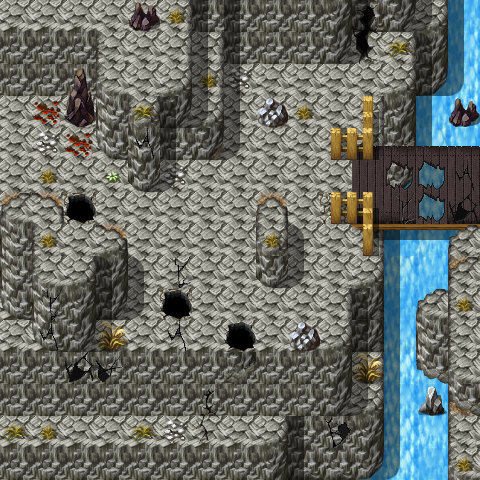

This is a level from a 2D game, rendered from its Tiled map with the project's own tilesets. A one-line summary and the map file follow, with tile-layer data summarised:
An orthogonal 15x15 tile map with 32x32 px tiles, 5 tile layers (Ground, Objects, Objects_replace, Above, ...), 1 hidden layer not drawn, 6 tilesets and 12 objects (3x script, 3x spawn, 2x key, 2x replace, mapchange, ...).

<map version="1.0" orientation="orthogonal" width="15" height="15" tilewidth="32" tileheight="32">
    <properties>
        <property name="outdoors" value="1" />
    </properties>
    <tileset firstgid="1" name="map_4" tilewidth="32" tileheight="32">
        <image source="../drawable/map_4.png" width="256" height="256" />
    </tileset>
    <tileset firstgid="65" name="map_3" tilewidth="32" tileheight="32">
        <image source="../drawable/map_3.png" width="256" height="256" />
    </tileset>
    <tileset firstgid="129" name="map_5" tilewidth="32" tileheight="32">
        <image source="../drawable/map_5.png" width="256" height="256" />
    </tileset>
    <tileset firstgid="193" name="map_0" tilewidth="32" tileheight="32">
        <image source="../drawable/map_0.png" width="256" height="256" />
    </tileset>
    <tileset firstgid="257" name="map_1" tilewidth="32" tileheight="32">
        <image source="../drawable/map_1.png" width="256" height="256" />
    </tileset>
    <tileset firstgid="321" name="map_2" tilewidth="32" tileheight="32">
        <image source="../drawable/map_2.png" width="256" height="256" />
    </tileset>
    <layer name="Ground" width="15" height="15">
        <data>[225 cells, 225 non-empty, 15 distinct tile ids]</data>
    </layer>
    <layer name="Objects" width="15" height="15">
        <data>[225 cells, 87 non-empty, 45 distinct tile ids]</data>
    </layer>
    <layer name="Objects_replace" width="15" height="15">
        <data>[225 cells, 2 non-empty, 1 distinct tile ids]</data>
    </layer>
    <layer name="Above" width="15" height="15">
        <data>[225 cells, 73 non-empty, 25 distinct tile ids]</data>
    </layer>
    <layer name="Top" width="15" height="15">
        <data>[225 cells, 2 non-empty, 2 distinct tile ids]</data>
    </layer>
    <layer name="Walkable" width="15" height="15" visible="0">
        <data>[225 cells, 167 non-empty, 1 distinct tile ids]</data>
    </layer>
    <objectgroup name="Mapevents" visible="0">
        <object name="west" type="mapchange" x="0" y="96" width="32" height="96">
            <properties>
                <property name="map" value="arulirmountain1" />
                <property name="place" value="east" />
            </properties>
        </object>
        <object name="arulirmountain_brokenbridge" type="script" x="352" y="160" width="32" height="32">
            <properties>
                <property name="when" value="enter" />
            </properties>
        </object>
        <object name="arulirmountain_trap01" type="script" x="160" y="288" width="32" height="32">
            <properties>
                <property name="when" value="enter" />
            </properties>
        </object>
        <object name="arulirmountain_trap02" type="script" x="64" y="192" width="32" height="32">
            <properties>
                <property name="when" value="enter" />
            </properties>
        </object>
        <object name="arulir_gem3" type="container" x="320" y="256" width="32" height="32" />
    </objectgroup>
    <objectgroup name="Spawn" visible="0">
        <object name="gornaud_4" type="spawn" x="224" y="32" width="192" height="128">
            <properties>
                <property name="spawngroup" value="gornaud_4" />
            </properties>
        </object>
        <object name="arulir_1" type="spawn" x="96" y="192" width="32" height="32">
            <properties>
                <property name="spawngroup" value="arulir_1" />
            </properties>
        </object>
        <object name="arulir_1" type="spawn" x="160" y="128" width="192" height="256">
            <properties>
                <property name="quantity" value="4" />
                <property name="spawngroup" value="arulir_1" />
            </properties>
        </object>
    </objectgroup>
    <objectgroup name="Keys" visible="0">
        <object name="arulirmountain_trap:01" type="key" x="160" y="288" width="32" height="32">
            <properties>
                <property name="phrase" value="do_nothing_but_leave" />
                <property name="requireId" value="arulirmountain_trap" />
                <property name="requireNegation" value="true" />
                <property name="requireType" value="questProgress" />
                <property name="requireValue" value="1" />
            </properties>
        </object>
        <object name="arulirmountain_trap:02" type="key" x="64" y="192" width="32" height="32">
            <properties>
                <property name="phrase" value="do_nothing_but_leave" />
                <property name="requireId" value="arulirmountain_trap" />
                <property name="requireNegation" value="true" />
                <property name="requireType" value="questProgress" />
                <property name="requireValue" value="2" />
            </properties>
        </object>
    </objectgroup>
    <objectgroup name="Replace" visible="0">
        <object name="arulirmountain_trap:1" type="replace" x="160" y="288" width="32" height="32">
            <properties>
                <property name="Objects" value="Objects_replace" />
            </properties>
        </object>
        <object name="arulirmountain_trap:2" type="replace" x="64" y="192" width="32" height="32">
            <properties>
                <property name="Objects" value="Objects_replace" />
            </properties>
        </object>
    </objectgroup>
</map>
